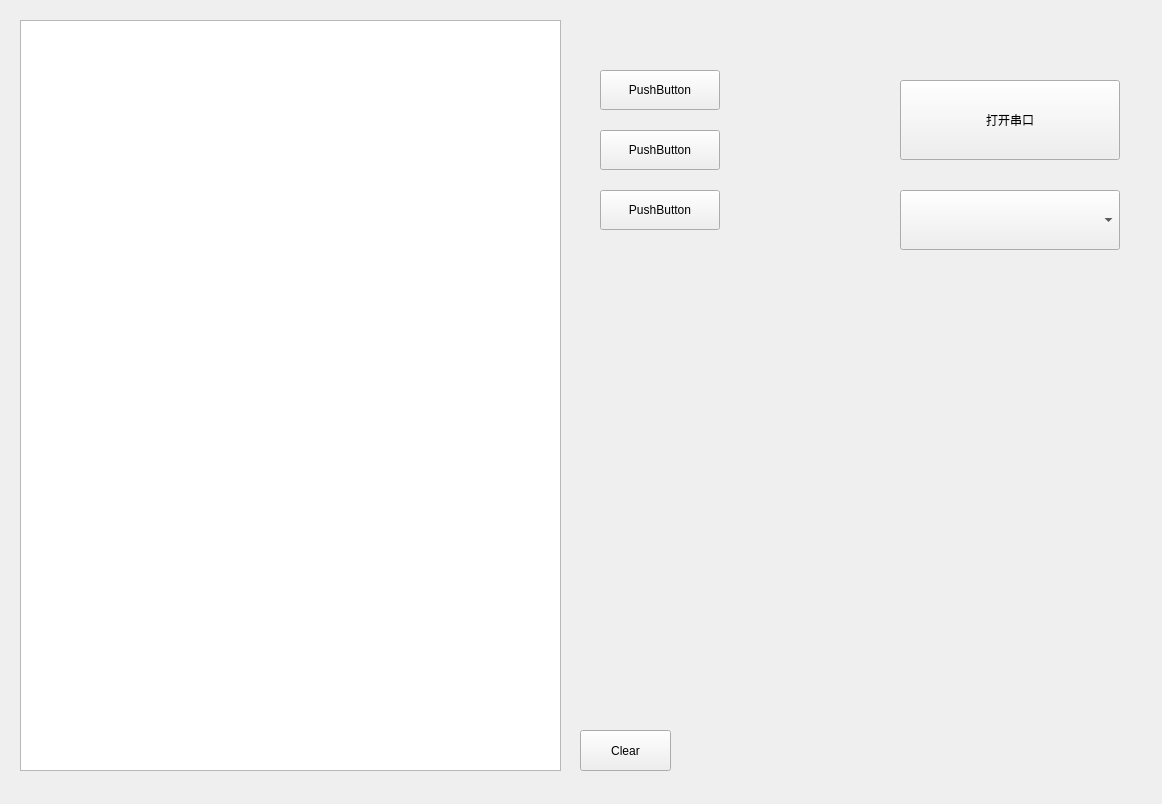
<?xml version="1.0" encoding="UTF-8"?>
<ui version="4.0">
 <class>Form</class>
 <widget class="QWidget" name="Form">
  <property name="geometry">
   <rect>
    <x>0</x>
    <y>0</y>
    <width>1162</width>
    <height>804</height>
   </rect>
  </property>
  <property name="windowTitle">
   <string>Form</string>
  </property>
  <widget class="QPushButton" name="pushButton">
   <property name="geometry">
    <rect>
     <x>900</x>
     <y>80</y>
     <width>220</width>
     <height>80</height>
    </rect>
   </property>
   <property name="text">
    <string>打开串口</string>
   </property>
  </widget>
  <widget class="QComboBox" name="comboBox">
   <property name="geometry">
    <rect>
     <x>900</x>
     <y>190</y>
     <width>220</width>
     <height>60</height>
    </rect>
   </property>
  </widget>
  <widget class="QTextBrowser" name="textBrowser">
   <property name="geometry">
    <rect>
     <x>20</x>
     <y>20</y>
     <width>541</width>
     <height>751</height>
    </rect>
   </property>
  </widget>
  <widget class="QPushButton" name="pushButton_2">
   <property name="geometry">
    <rect>
     <x>580</x>
     <y>730</y>
     <width>91</width>
     <height>41</height>
    </rect>
   </property>
   <property name="text">
    <string>Clear</string>
   </property>
  </widget>
  <widget class="QPushButton" name="pushButton_3">
   <property name="geometry">
    <rect>
     <x>600</x>
     <y>70</y>
     <width>120</width>
     <height>40</height>
    </rect>
   </property>
   <property name="text">
    <string>PushButton</string>
   </property>
  </widget>
  <widget class="QPushButton" name="pushButton_4">
   <property name="geometry">
    <rect>
     <x>600</x>
     <y>130</y>
     <width>120</width>
     <height>40</height>
    </rect>
   </property>
   <property name="text">
    <string>PushButton</string>
   </property>
  </widget>
  <widget class="QPushButton" name="pushButton_5">
   <property name="geometry">
    <rect>
     <x>600</x>
     <y>190</y>
     <width>120</width>
     <height>40</height>
    </rect>
   </property>
   <property name="text">
    <string>PushButton</string>
   </property>
  </widget>
 </widget>
 <resources/>
 <connections/>
</ui>
